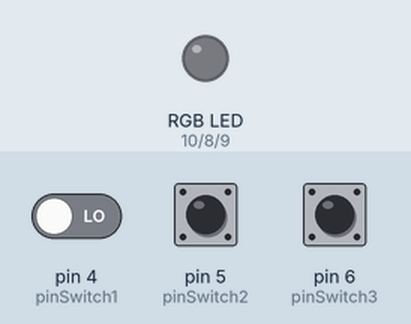
Simulated run of this sketch. Board: Arduino Uno, built with avr-gcc and run on an emulated ATmega328P. Parts: an RGB LED mixed from three pins (HIGH = lit). The test bench sets the inputs (shaded band); at power-on: pin 5 (pinSwitch2) HIGH, pin 6 (pinSwitch3) HIGH, pin 4 (pinSwitch1) LOW.

Above: at 1.2 s.
1.3 s: pin 5 (pinSwitch2) pulled LOW for 0.15 s
At 1.37 s:
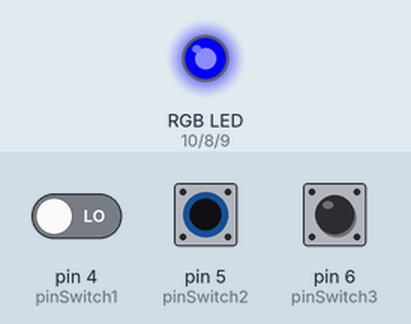
2.9 s: pin 6 (pinSwitch3) pulled LOW for 0.15 s
At 2.97 s:
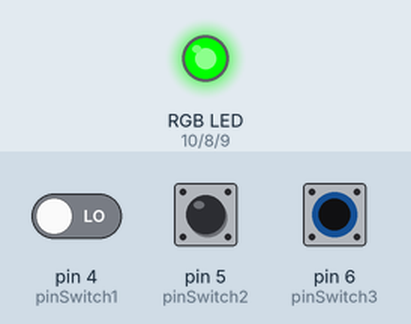
4.5 s: pin 6 (pinSwitch3) pulled LOW for 3.2 s
At 8.3 s:
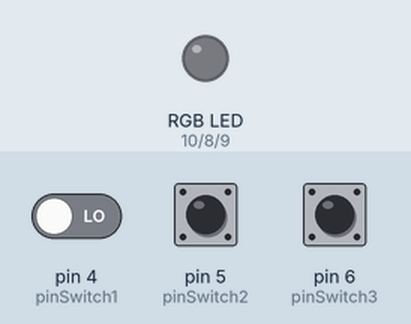
9.2 s: pin 5 (pinSwitch2) pulled LOW for 3.2 s
At 9.5 s:
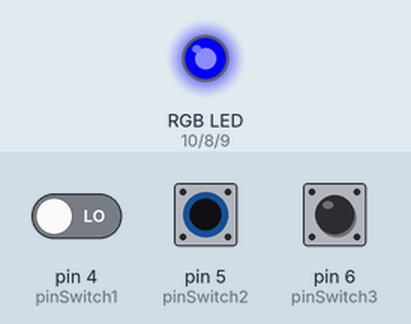
13.9 s: pin 4 (pinSwitch1) driven HIGH and pin 5 (pinSwitch2) driven LOW and pin 6 (pinSwitch3) driven LOW
At 14.3 s:
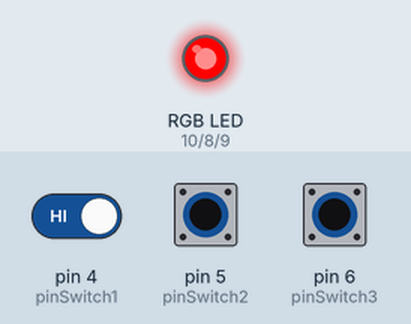
Timing chart, 0 to 16.4 s (numbered marks = the images above; inputs shaded):
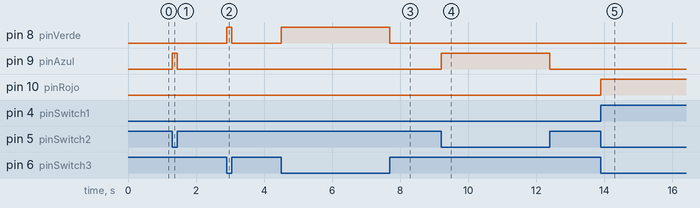

Measured:
- after the input at 1.3 s, pin 9 (pinAzul): LOW → HIGH at once, → LOW 0.15 s later
- after the input at 2.9 s, pin 8 (pinVerde): LOW → HIGH at once, → LOW 0.15 s later
- after the input at 4.5 s, pin 8 (pinVerde): LOW → HIGH at once, → LOW 3.2 s later
- after the input at 9.2 s, pin 9 (pinAzul): LOW → HIGH at once, → LOW 3.2 s later
- after the input at 13.9 s, pin 10 (pinRojo): LOW → HIGH at once

The sketch:

RGB_s_Led_with_a_DIPswitch__Gabriel_.ino
```cpp
int pinRojo = 10;
int pinAzul = 9;
int pinVerde = 8;

int pinSwitch1 = 4;
int pinSwitch2 = 5;
int pinSwitch3 = 6;

void setup()
{
    pinMode (pinRojo, OUTPUT);
    pinMode (pinAzul, OUTPUT);
    pinMode (pinVerde, OUTPUT);
    pinMode (pinSwitch1, INPUT);
    pinMode (pinSwitch2, INPUT);
    pinMode (pinSwitch3, INPUT);
}


void loop(){
  {
    //LED en Rojo
    if
    (digitalRead(pinSwitch1) == HIGH && digitalRead(pinSwitch2) != HIGH && digitalRead(pinSwitch3) != HIGH){

     digitalWrite (pinRojo, HIGH);
     digitalWrite (pinVerde, LOW);
     digitalWrite (pinAzul, LOW);
    }
     else {
     digitalWrite (pinRojo, LOW);
    }
  }

  {
     //LED en Verde
     if
     (digitalRead(pinSwitch2) == HIGH && digitalRead(pinSwitch1) != HIGH && digitalRead(pinSwitch3) != HIGH){

      digitalWrite (pinRojo, LOW);
      digitalWrite (pinVerde, HIGH);
      digitalWrite (pinAzul, LOW);
     }
      else {
      digitalWrite (pinVerde, LOW);
    }
  }

  {
      //LED en Azul
      if
      (digitalRead(pinSwitch3) == HIGH && digitalRead(pinSwitch1) != HIGH && digitalRead(pinSwitch2) != HIGH){

     digitalWrite (pinRojo, LOW);
     digitalWrite (pinVerde, LOW);
     digitalWrite (pinAzul, HIGH);
  }
     else {
     digitalWrite (pinAzul, LOW);
 }
}
}
```
